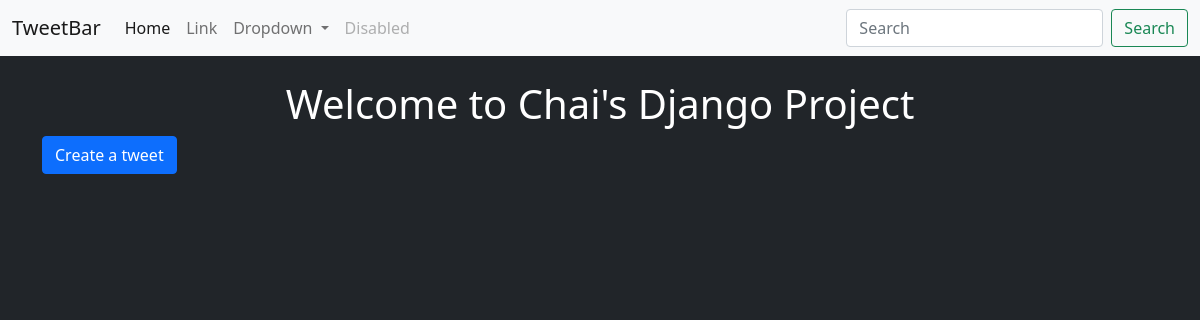
Page /tweet/ on the earlier database version.
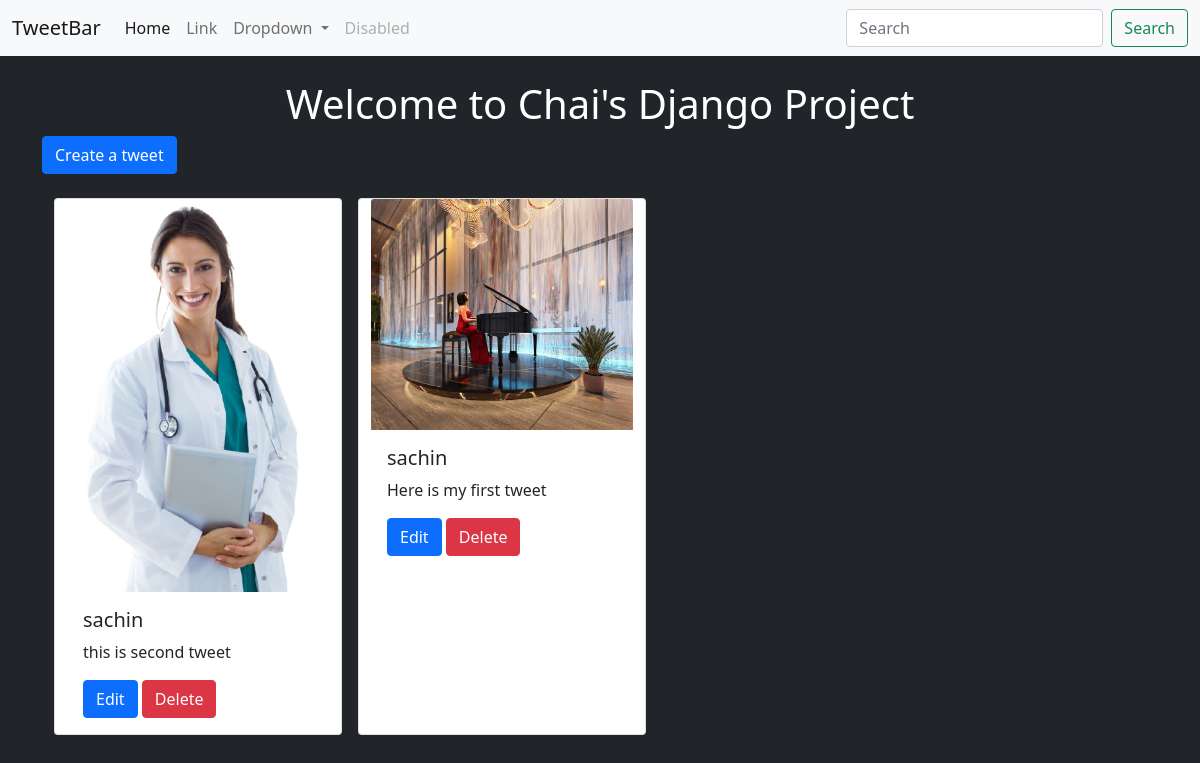
Same page on the later database version.
### tweet/models.py (models this page shows)
class Tweet(models.Model):
    user = models.ForeignKey(User, on_delete=models.CASCADE)
    text = models.TextField(max_length=250)
    photo = models.ImageField(upload_to='photos/', blank=True, null=True)
    created_at = models.DateTimeField(auto_now_add=True)
    updated_at = models.DateTimeField(auto_now=True)

### tweet/views.py (the view)
# urls.py: path('', views.tweet_list, name='tweet_list'),
def tweet_list(request):
    tweets = Tweet.objects.all().order_by('-created_at')
    return render(request, 'tweet_list.html',{'tweets': tweets})

### tweet/templates/tweet_list.html (shortened to what this page needs)
{% extends "layout.html" %}
{% block content %}
<h1 class="text-center text-white mt-4"> Welcome to Chai's Django Project </h1>
<a class="btn btn-primary mb-4" href="{% url 'tweet_create'%}"> Create a tweet </a>
<div class="container row gap-3">
    {% for tweet in tweets%}
    <div class="card" style="width: 18rem;">
      <img src="{{tweet.photo.url}}" class="card-img-top" alt="...">
      <div class="card-body">
       <h5 class="card-title">{{tweet.user.username}}</h5>
       <p class="card-text">{{tweet.text}}</p>
       <a href="{% url 'tweet_edit' tweet.id %}" class="btn btn-primary">Edit</a>
       <a href="{% url 'tweet_delete' tweet.id %}" class="btn btn-danger">Delete</a>
      </div>
    </div>
    {% endfor %}
{% endblock  %}

### templates/layout.html (shortened to what this page needs)
 {% load static  %}
 <!DOCTYPE html>
<html lang="en" data-bs-theme="dark">
    <head>
        <link href="https://cdn.jsdelivr.net/npm/bootstrap@5.0.2/dist/css/bootstrap.min.css" rel="stylesheet">
    </head>
    <body class="bg-dark">
        <nav class="navbar navbar-expand-lg navbar-light bg-light">
  <div class="container-fluid">
    <a class="navbar-brand" href="#">TweetBar</a>
    <div class="collapse navbar-collapse" id="navbarSupportedContent">
      <ul class="navbar-nav me-auto mb-2 mb-lg-0">
        <li class="nav-item">
          <a class="nav-link active" aria-current="page" href="#">Home</a>
        </li>
        <li class="nav-item">
          <a class="nav-link" href="#">Link</a>
        </li>
        <li class="nav-item dropdown">
          <a class="nav-link dropdown-toggle" href="#" id="navbarDropdown" role="button" data-bs-toggle="dropdown" aria-expanded="false">
            Dropdown
          </a>
        </li>
        <li class="nav-item">
          <a class="nav-link disabled" href="#" tabindex="-1" aria-disabled="true">Disabled</a>
        </li>
      </ul>
      <form class="d-flex">
        <input class="form-control me-2" type="search" placeholder="Search" aria-label="Search">
        <button class="btn btn-outline-success" type="submit">Search</button>
      </form>
    </div>
  </div>
</nav>
      <div class="container">
        {% block content %}
        {% endblock %}
      </div>
    </body>
</html>

Differences in the rows shown:
added Tweet: photo (picture), user.username "sachin", text "this is second tweet"
added Tweet: photo (picture), user.username "sachin", text "Here is my first tweet"
